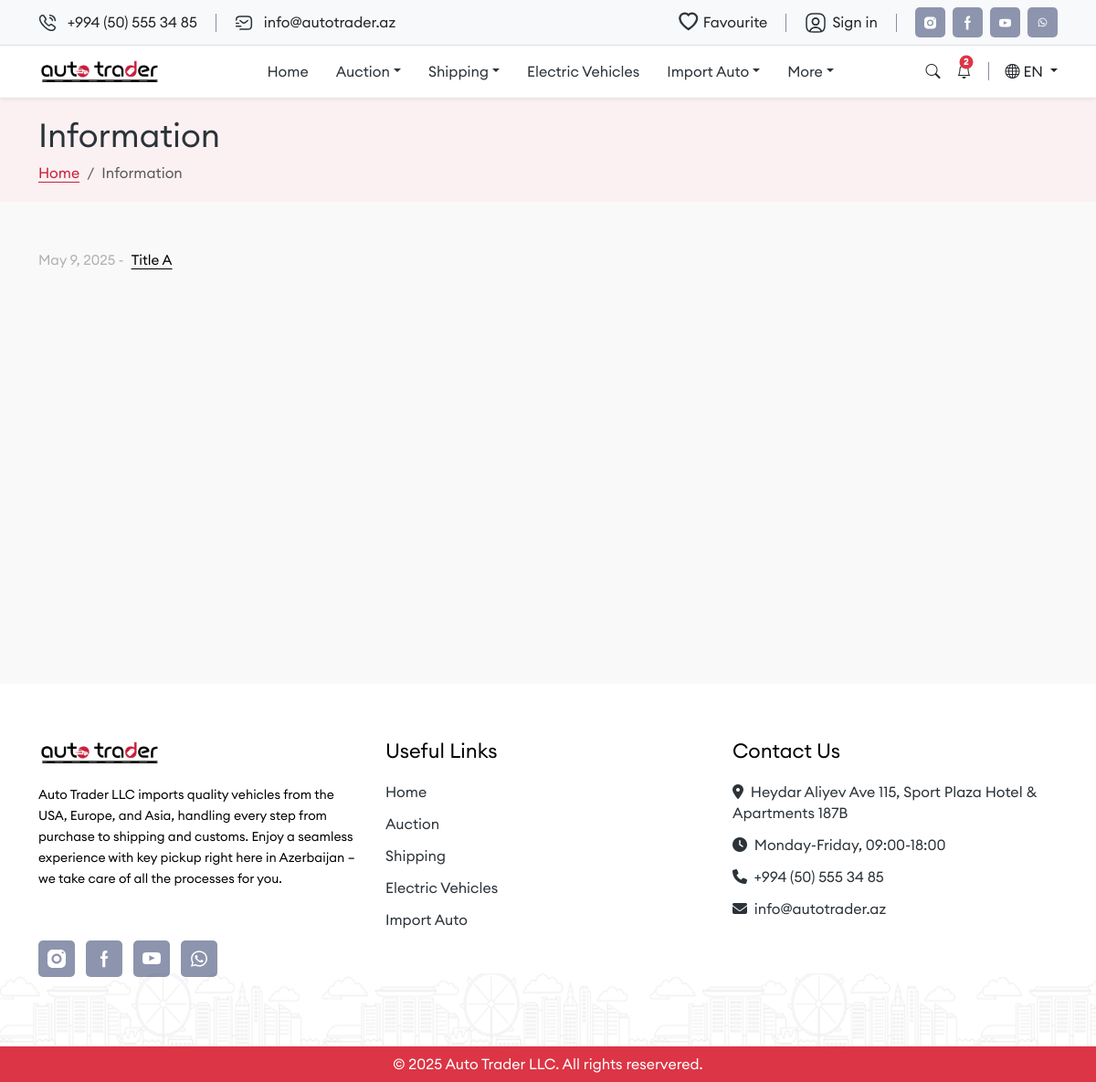
Page /information on the earlier database version.
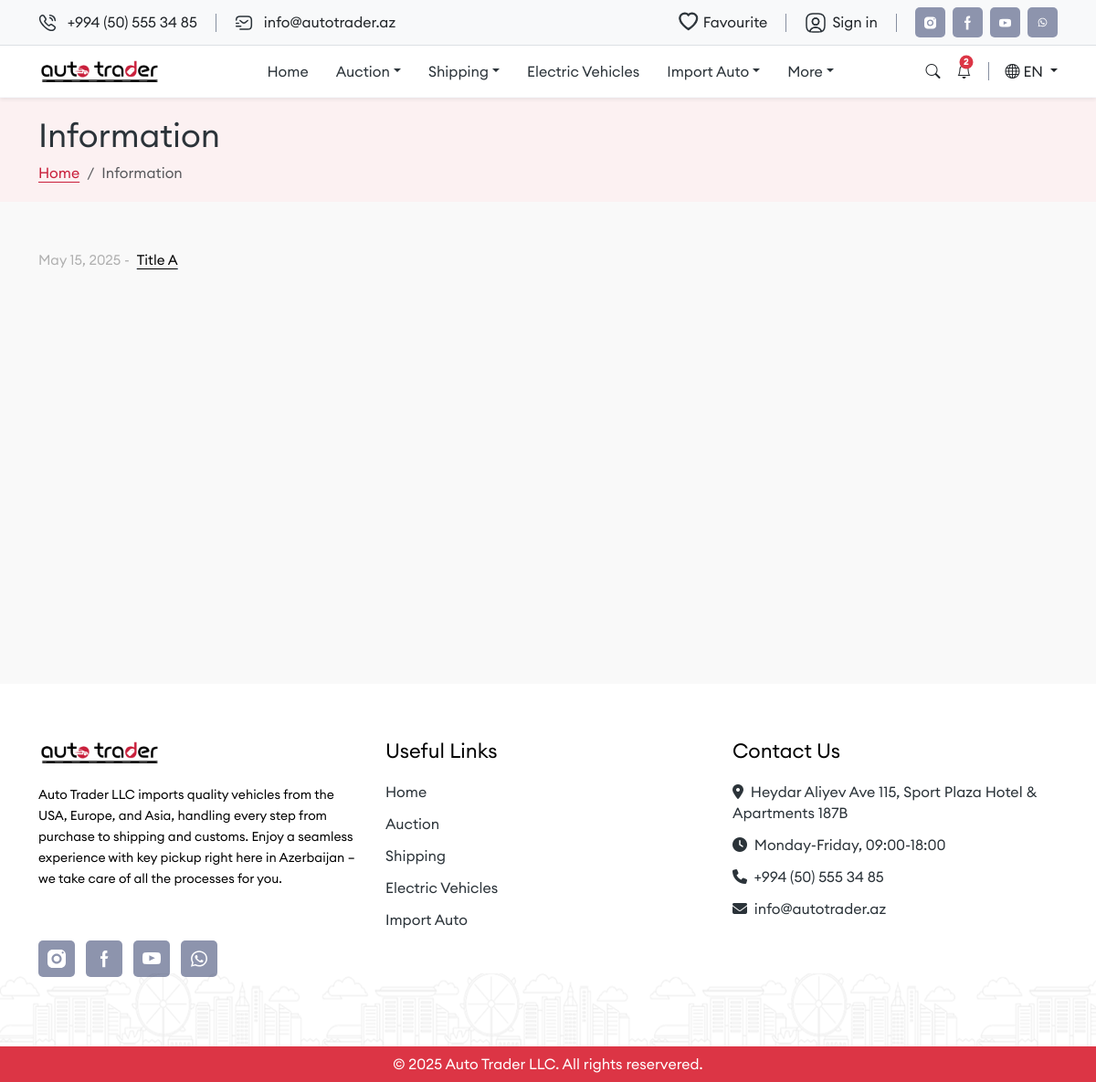
Same page on the later database version.
### general/models.py (models this page shows, shortened)
class Information(models.Model):
    title = models.CharField(max_length=255)
    content = HTMLField(null=True, blank=True)
    created_at = models.DateTimeField(auto_now_add=True)
    updated_at = models.DateTimeField(auto_now=True)

### autotrader/views.py (the view)
# urls.py: path('information', views.information, name='information'),
def information(request):
    information = Information.objects.all().order_by("-created_at")
    information_serializer = InformationSerializer(information, many=True)
    return render(request, 'information.html', {"information_data": information_serializer.data})

### autotrader/context_processors.py (called while the page is built)
def menu_items(request):
    return {
        'countries': Country.objects.all()
    }

def get_notifications(request):
    information = Information.objects.all().order_by('-updated_at')[:3]
    information_serializer = InformationSerializer(information, many=True)
    return {
        'notifications': information_serializer.data
    }

### general/models.py (called while the page is built)
    def get_updated_at(self, obj):
        return date_format(obj.updated_at, 'F j, Y')  # e.g., "May 13, 2025"

### templates/information.html (shortened to what this page needs)
{% extends "base.html" %}
{% load i18n %}
{% load static %}
{% block content %}
<section class="information-breadcrumb-wrapper">
    <div class="container">
        <nav aria-label="breadcrumb">
            <h5 class="title text-primary-color">Information</h5>
            <ol class="breadcrumb">
                <li class="breadcrumb-item font-medium"><a href="/">Home</a></li>
                <li class="breadcrumb-item active font-medium" aria-current="page">Information</li>
            </ol>
        </nav>
    </div>
</section>
<section>
    <div class="container pt-4" style="min-height: 60vh;">
      <div class="row mt-3">
        <div class="col-12">
          {% for inf in information_data %}
          <div class="timeline-item d-flex align-items-center">
            <span class="timeline-date me-2"> {{inf.updated_at}} -</span>
            <a href="/information-view/{{inf.id}}" ><span class="timeline-text"> {{ inf.title}}</span></a>
          </div>
          {% endfor %}
        </div>
      </div>
    </div>
</section>
{% endblock %}

### templates/base.html (shortened to what this page needs)
<!DOCTYPE html>
<html lang="{{ LANGUAGE_CODE }}">
    {% load i18n %}
    {% load static %}
<head>
    <link href="https://cdn.jsdelivr.net/npm/bootstrap@5.3.3/dist/css/bootstrap.min.css" rel="stylesheet">
    <link href="https://cdn.jsdelivr.net/npm/bootstrap-icons/font/bootstrap-icons.css" rel="stylesheet">
    <link rel="stylesheet" href="https://cdnjs.cloudflare.com/ajax/libs/font-awesome/6.7.1/css/all.min.css" />
    <link rel="stylesheet" href="{% static '/css/style.css' %}">
    <link  rel="stylesheet"  href="https://cdn.jsdelivr.net/npm/swiper@11/swiper-bundle.min.css"/>
    <link rel="stylesheet" href="{% static '/owlcarousel/dist/assets/owl.carousel.min.css' %}">
    <link rel="stylesheet" href='{% static "/owlcarousel/dist/assets/owl.theme.default.min.css" %}'>
</head>
<body>
    <header class="sticky-top">
        {% include 'partials/header.html' %}
    </header>
    <main>
        {% block content %}{% endblock %}
    </main>
    <footer>
        {% include 'partials/footer.html' %}
    </footer>
</body>
</html>

### templates/partials/header.html (shortened to what this page needs)
    {% load static %}
    {% load i18n %}
    <div class="topnav bg-light py-2 border-bottom d-none d-sm-block " >
        <div class="container d-flex justify-content-between align-items-center contact-info">
            <div class="d-flex gap-3.5 align-items-center">
                <span class="d-flex gap-2.5 align-items-center">
                    +994 (50) 555 34 85
                </span>
                <span class="d-flex gap-2.5 align-items-center">
                    info@autotrader.az
                </span>
            </div>
            <div class="d-flex  gap-3.5  align-items-center">
                <span class="d-flex gap-1.5 align-items-center">
                    <i class="bi bi-heart h5 webkit-text-stroke m-0 text-primary-color"></i>
                    <a href="#" class="text-dark text-decoration-none">Favourite</a>
                </span>
                <span class="d-flex gap-1.5 align-items-center">
                    {% if request.user.is_authenticated %}
                    <span class="">Welcome, {{ request.user.username }}!</span>
                    {% else %}
                        <a href="/accounts/login" class="text-dark text-decoration-none">Sign in</a>
                    {% endif %}
                </span>
                <div class=" d-flex align-items-center gap-2">
                    <a href="#" target="_blank" class="bg-secondary-color topnav-icon-wrapper d-flex align-items-center justify-content-center">
                    </a>
                    <a href="#" target="_blank" class="bg-secondary-color topnav-icon-wrapper d-flex align-items-center justify-content-center">
                        <svg width="7" height="16" viewBox="0 0 7 16" fill="none" xmlns="http://www.w3.org/2000/svg">
                            <path d="M4.375 5.65625V3.78125C4.375 3.26375 4.767 2.84375 5.25 2.84375H6.125V0.5H4.375C2.92513 0.5 1.75 1.75906 1.75 3.3125V5.65625H0V7.99999H1.75V15.5H4.375V7.99999H6.125L7 5.65625H4.375Z" fill="white"/>
                        </svg>
                    </a>
                    <a href="#" target="_blank" class="bg-secondary-color topnav-icon-wrapper d-flex align-items-center justify-content-center">
                    </a>
                    <a href="#" target="_blank" class="bg-secondary-color topnav-icon-wrapper d-flex align-items-center justify-content-center">
                    </a>
                </div>
            </div>
        </div>
    </div>
    <nav class="navbar navbar-expand-lg navbar-light bg-white shadow-sm "  >
        <div class="container">
            <a class="navbar-brand" href="/">
                <img src='{% static "images/logo.png" %}' alt="Autotrader Logo" height="30">
            </a>
            <div class="collapse navbar-collapse" id="navbarNav">
                <ul class="navbar-nav mx-auto mb-2 mb-lg-0 d-flex text-start custom-navbar d-flex align-items-center gap-3.5">
                    <li class="nav-item text-start">
                        <a class="nav-link nav-link-spacing text-primary-color" href="/">Home</a>
                    </li>
                    <li class="nav-item dropdown">
                        <a class="nav-link dropdown-toggle nav-link-spacing text-primary-color" href="#" data-bs-toggle="dropdown">Auction</a>
                    </li>
                    <li class="nav-item dropdown">
                        <a class="nav-link dropdown-toggle nav-link-spacing text-primary-color" href="#" data-bs-toggle="dropdown">Shipping</a>
                    </li>
                    <li class="nav-item text-start">
                        <a class="nav-link nav-link-spacing text-primary-color" href="/search-results?fuel=3">Electric Vehicles</a>
                    </li>
                    <li class="nav-item dropdown">
                        <a class="nav-link dropdown-toggle nav-link-spacing text-primary-color" href="/normal-car-details" data-bs-toggle="dropdown">Import Auto</a>
                    </li>
                    <li class="nav-item dropdown">
                        <a class="nav-link dropdown-toggle nav-link-spacing text-primary-color" href="#" data-bs-toggle="dropdown">More</a>
                    </li>
                </ul>
                <div class="d-none d-md-flex align-items-center" style="gap:18px">
                    <a  data-bs-toggle="modal" data-bs-target="#searchModal">
                        <i class="bi bi-search text-dark fw-bold"></i>
                    </a>
                    <div class="nav-item dropdown">
                        <a href="#" class="position-relative" data-bs-toggle="dropdown">
                            <i class="bi bi-bell text-dark fw-bold"></i>
                            <span class="position-absolute top-0 translate-middle badge rounded-pill bg-danger notification-number">2</span>
                        </a>
                    </div>
                    <div class="dropdown">
                        <form method="post" action="{% url 'set_language' %}">
                            <a class="text-dark dropdown-toggle" href="#" data-bs-toggle="dropdown" style="text-decoration: none;">
                                <i class="bi bi-globe"></i> EN
                            </a>
                        </form>
                    </div>
                </div>
            </div>
        </div>
    </nav>

### templates/partials/footer.html (shortened to what this page needs)
{% load static %}
{% load i18n %}
<section class="bg-light text-dark mt-5 " style="background-color: white !important;padding-top: 60px;">
    <div class="position-relative  d-hidden d-md-block">
        <img src='{% static "images/assets/footer-banner.png" %}' alt="Footer Banner" height="80" class="footer-banner">
        <div class="container d-none d-md-block" style="padding-bottom: 60px;">
            <div class="row text-center text-md-start ">
                <div class="col-md-4 mb-3">
                    <img src='{% static "images/logo.png" %}' alt="Autotrader Logo" height="30">
                    <p class="text-sm" style="color: black;padding-bottom: 40px;margin-top: 20px;">
                        {% trans "Auto Trader LLC imports quality vehicles from the USA, Europe, and Asia, handling every step from purchase to shipping and customs. Enjoy a seamless experience with key pickup right here in Azerbaijan – we take care of all the processes for you." %}
                    </p>
                    <div class="d-flex justify-content-center justify-content-md-start gap-2">
                    </div>
                </div>
                <div class="col-md-4 mb-3">
                    <h5 class="font-medium" style="font-size: 22px;color: black;padding-bottom: 20px;margin: 0 !important;">{% trans "Useful Links" %}</h5>
                    <ul class="list-unstyled d-flex flex-column gap-2.5">
                        <li><a href="#" class="text-primary-color fs-6 text-decoration-none">{% trans "Home" %}</a></li>
                        <li><a href="#" class="text-primary-color fs-6 text-decoration-none">{% trans "Auction" %}</a></li>
                        <li><a href="#" class="text-primary-color fs-6 text-decoration-none">{% trans "Shipping" %}</a></li>
                        <li><a href="#" class="text-primary-color fs-6 text-decoration-none">{% trans "Electric Vehicles" %}</a></li>
                        <li><a href="#" class="text-primary-color fs-6 text-decoration-none">{% trans "Import Auto" %}</a></li>
                    </ul>
                </div>
                <div class="col-md-4 mb-3">
                    <h5 class="font-medium" style="font-size: 22px;color: black;padding-bottom: 20px;margin: 0 !important;">{% trans "Contact Us" %}</h5>
                    <div class="d-flex flex-column gap-2.5">
                        <p class="text-primary-color fs-6 m-0"><i class="fas fa-map-marker-alt me-1"></i> {% trans "Heydar Aliyev Ave 115, Sport Plaza Hotel & Apartments 187B" %}</p>
                        <p class="text-primary-color fs-6 m-0"><i class="fas fa-clock me-1"></i> {% trans "Monday-Friday, 09:00-18:00" %}</p>
                        <p class="text-primary-color fs-6 m-0"><i class="fas fa-phone me-1"></i> {% trans "+994 (50) 555 34 85" %}</p>
                        <p class="text-primary-color fs-6 m-0"><i class="fas fa-envelope me-1"></i> {% trans "info@autotrader.az" %}</p>
                    </div>
                </div>
            </div>
        </div>
    </div>
  <div class="container-fluid bg-danger text-white text-center py-2 d-hidden d-md-block">
      © 2025 Auto Trader LLC.
    All rights reservered.
  </div>
</section>

### static/css/style.css (style rules this page uses)
:root { --primary_red: #C91F3B; --primary-blue: #0099FF; --text_color: #666666; --secondary_color_1: #FFFFFF; --secondary_color_2: #F8F9FD; --success_color: #22CA46; --error_color: #FAE9EB66; --primary_black_color: #2B3339; --primary__light_red_color: #FAE9EB; }
body, header { font-family: 'Euclid Circular A', sans-serif; font-weight: 500; line-height: 23px; text-align: center; text-underline-position: from-font; text-decoration-skip-ink: none; }
body { background-color: #F8F9FD; }
.text-primary-color { color: #2B3339; }
.notification-number { width: 15px; height: 15px; font-size: 10px !important; display: flex; justify-content: center; align-items: center; padding: 0 !important; left: 65%; }
.bg-secondary-color { background-color: #8D94AD; }
.topnav-icon-wrapper { padding: 10px; border-radius: 5px; width: 33px; height: 33px; }
.nav-link-spacing { padding: 5px !important; }
.webkit-text-stroke { -webkit-text-stroke-width: 1px; }
.gap-1\.5 { gap: 0.375rem !important; }
.gap-3\.5 { gap: 1.25rem !important; }
.gap-2\.5 { gap: 0.75rem !important; }
.text-sm { font-size: 14px !important; }
.font-medium { font-weight: 500 !important; }
.topnav { background: #F8F9FD; font-style: normal; font-size: 16px; font-weight: 500; line-height: 23px; text-align: center; text-underline-position: from-font; text-decoration-skip-ink: none; }
.navbar { background: #FFFFFF; border-bottom: 1px solid #F8F9FD; }
body { background: #F9F9F9 !important; font-family: 'Euclid Circular A', sans-serif; }
h1, h2, h3, h4, h5, h6 { font-family: 'Euclid Circular A', sans-serif; }
p { font-family: 'Euclid Circular A', sans-serif; }
.breadcrumb-item>a { color: var(--primary_red) !important; }

### templates/information.html (style rules this page uses)
.timeline-item { padding: 12px 0; }
.timeline-date { color: #b0b0b0; font-weight: 500; font-size: 0.95rem; }
.timeline-text { text-decoration: underline; color: #000; font-size: 0.95rem; }

### templates/partials/footer.html (style rules this page uses)
.footer-banner { width: 100%; position: absolute; bottom: 0; left: 0; }

Differences in the rows shown:
changed Information "Title A": updated_at "May 9, 2025" → "May 15, 2025"
